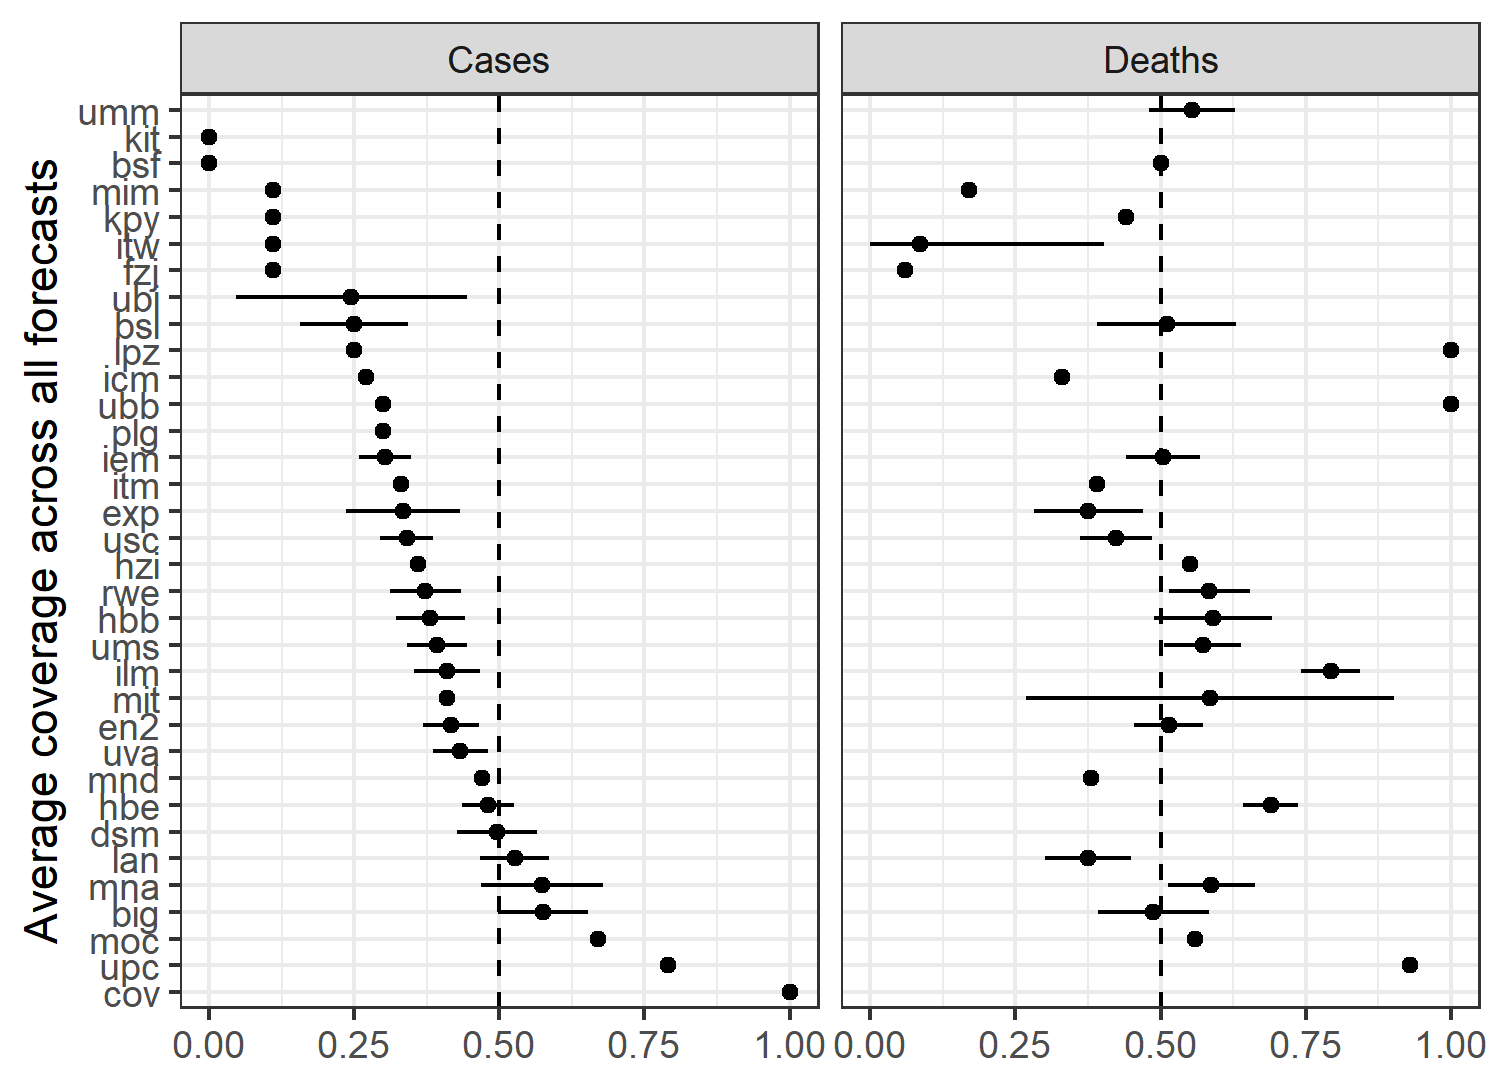

Source code (R):
# 50 Coverage ----------------------------------------------------------------
# Point mean average across all locations
h1_cov50 <- h1_eval %>%
  group_by(model_abbr, target_variable_neat) %>%
  summarise(cov50.mean = mean(cov_50, na.rm = TRUE),
            cov50.sd = sd(cov_50, na.rm = TRUE),
            cov50.n = n()) %>%
  drop_na(cov50.mean) %>%
  mutate(cov50.se = cov50.sd / sqrt(cov50.n),
         cov50.lower = case_when(cov50.lower < 0 ~ 0, TRUE ~ cov50.lower),
         cov50.upper = cov50.mean + qt(1 - (0.05 / 2), cov50.n - 1) * cov50.se,
         diff = 0.5 - cov50.mean) %>%
  group_by(target_variable_neat) %>%
  mutate(model_abbr = fct_reorder(model_abbr, diff, min)) %>%
  ungroup()

h1_cov50 %>%
  ggplot(aes(y = model_abbr)) +
  geom_point(aes(x = cov50.mean)) +
  geom_linerange(aes(xmin = cov50.lower, xmax = cov50.upper)) +
  geom_vline(aes(xintercept = 0.5), lty = 2) +
  xlim(c(0,1)) +
  labs(x = NULL, y = "Average coverage across all forecasts",
       colour = "Target", shape = "Target") +
  theme_bw() +
  facet_wrap(~ target_variable_neat)

 ggsave(paste0(file_path, "eval-coverage.png"))


# 95 and 50 coverage ------------------------------------------------------

# # Point mean average across all locations
# h1_cov <- h1_eval %>%
#   select(model_abbr, target_variable_neat, cov_95, cov_50) %>%
#   group_by(model_abbr, target_variable_neat) %>%
#   summarise(cov_95 = mean(cov_95, na.rm = TRUE),
#             cov_50 = mean(cov_50, na.rm = TRUE)) %>%
#   pivot_longer(c(cov_95, cov_50), values_to = "coverage", names_to = "cov_level") %>%
#   group_by(model_abbr, target_variable_neat, cov_level) %>%
#   mutate(cov_true = case_when(cov_level == "cov_95" ~ 0.95,
#                               cov_level == "cov_50" ~ 0.5),
#          cov_mean = mean(coverage)) %>%
#   ungroup() %>%
#   mutate(model_order = forcats::fct_reorder(model_abbr, cov_mean, max)) 
# 
# h1_cov %>%
#   ggplot(aes(x = model_order, y = coverage, 
#              col = cov_level, shape = cov_level)) +
#   geom_point(position = position_dodge(width = 0.5)) +
#   geom_hline(aes(yintercept = cov_true), lty = 2) +
#   labs(x = NULL, y = "Average coverage across all forecasts", 
#        colour = "Target", shape = "Target") +
#   theme_classic() +
#   theme(legend.position = "bottom", 
#         strip.background = element_blank()) +
#   facet_grid(rows = vars(cov_level), cols = vars(target_variable_neat))
# 
# ggsave(paste0(file_path, "eval-cov.png"))
